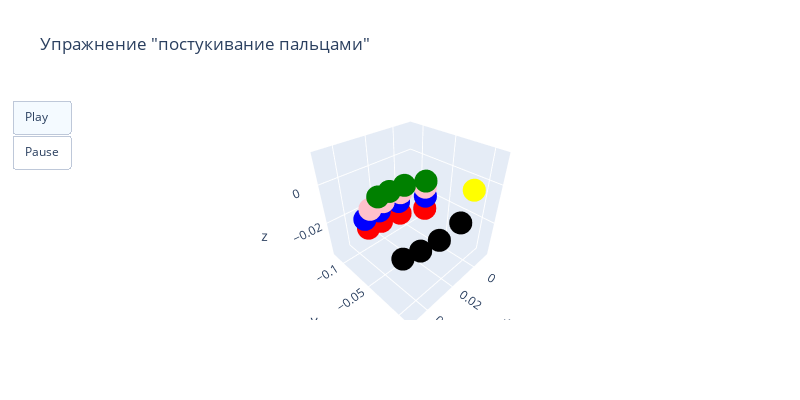

Notebook code cell kept with this figure:
### Code cell
plt_create_3d_gif(class2csv_examples['постукивание пальцами'], ex_name='постукивание пальцами')

### Figure 1 — Plotly figure (JSON) as saved in the notebook; plotly's stock layout.template omitted (floating-point values rounded to 4 significant figures)
{"data": [{"marker": {"color": ["red", "red", "red", "red", "blue", "blue", "blue", "blue", "green", "green", "green", "green", "pink", "pink", "pink", "pink", "black", "black", "black", "black", "yellow"]}, "mode": "markers", "text": ["INDEX_FINGER_DIP", "INDEX_FINGER_MCP", "INDEX_FINGER_PIP", "INDEX_FINGER_TIP", "MIDDLE_FINGER_DIP", "MIDDLE_FINGER_MCP", "MIDDLE_FINGER_PIP", "MIDDLE_FINGER_TIP", "PINKY_DIP", "PINKY_MCP", "PINKY_PIP", "PINKY_TIP", "RING_FINGER_DIP", "RING_FINGER_MCP", "RING_FINGER_PIP", "RING_FINGER_TIP", "THUMB_CMC", "THUMB_IP", "THUMB_MCP", "THUMB_TIP", "WRIST"], "type": "scatter3d", "x": [0.03074, 0.01333, 0.02131, 0.03827, 0.03068, 0.01099, 0.02017, 0.03949, 0.02556, 0.01099, 0.01849, 0.03174, 0.02828, 0.01059, 0.01929, 0.036, 0.01096, 0.03207, 0.02275, 0.04019, 0], "y": [-0.07535, -0.04207, -0.06495, -0.07949, -0.07796, -0.04602, -0.0696, -0.08076, -0.07149, -0.046, -0.06314, -0.07569, -0.07613, -0.04756, -0.06799, -0.07962, 0.003542, -0.01088, -0.003271, -0.01902, 0], "z": [-0.01817, -0.01163, -0.01547, -0.01949, -0.01293, -0.006854, -0.01046, -0.01431, -0.003596, 0.000631, -0.001647, -0.004832, -0.008606, -0.002695, -0.005855, -0.01022, -0.01092, -0.01856, -0.01585, -0.0205, 0]}], "layout": {"height": 400, "scene": {"aspectmode": "cube", "xaxis": {"nticks": 5, "range": [-0.01435, 0.05156]}, "yaxis": {"nticks": 5, "range": [-0.1219, 0.01607]}, "zaxis": {"nticks": 5, "range": [-0.03966, 0.01446]}}, "title": {"text": "Упражнение \"постукивание пальцами\""}, "updatemenus": [{"buttons": [{"args": [null, {"frame": {"duration": 200, "redraw": true}, "fromcurrent": true, "transition": {"duration": 800, "easing": "quadratic-in-out"}}], "label": "Play", "method": "animate"}, {"args": [[null], {"frame": {"duration": 0, "redraw": true}, "mode": "immediate", "transition": {"duration": 0}}], "label": "Pause", "method": "animate"}], "type": "buttons"}], "width": 800}}
